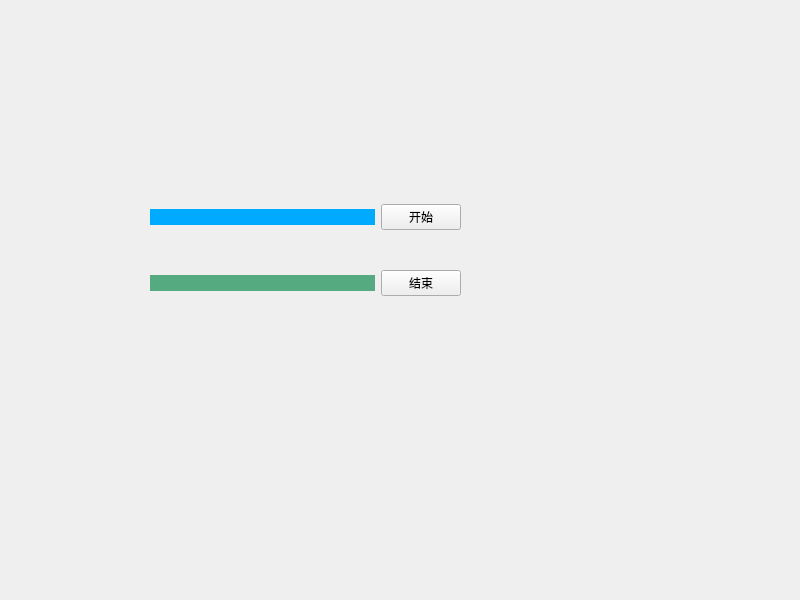
<?xml version="1.0" encoding="UTF-8"?>
<ui version="4.0">
 <class>Widget</class>
 <widget class="QWidget" name="Widget">
  <property name="geometry">
   <rect>
    <x>0</x>
    <y>0</y>
    <width>800</width>
    <height>600</height>
   </rect>
  </property>
  <property name="windowTitle">
   <string>Widget</string>
  </property>
  <widget class="QWidget" name="">
   <property name="geometry">
    <rect>
     <x>150</x>
     <y>170</y>
     <width>311</width>
     <height>161</height>
    </rect>
   </property>
   <layout class="QVBoxLayout" name="verticalLayout">
    <item>
     <layout class="QHBoxLayout" name="horizontalLayout">
      <item>
       <widget class="QLineEdit" name="lineEdit">
        <property name="styleSheet">
         <string notr="true">background-color: rgb(0, 170, 255);</string>
        </property>
        <property name="frame">
         <bool>false</bool>
        </property>
        <property name="readOnly">
         <bool>true</bool>
        </property>
       </widget>
      </item>
      <item>
       <widget class="QPushButton" name="btn_begin">
        <property name="text">
         <string>开始</string>
        </property>
       </widget>
      </item>
     </layout>
    </item>
    <item>
     <layout class="QHBoxLayout" name="horizontalLayout_2">
      <item>
       <widget class="QLineEdit" name="lineEdit_2">
        <property name="styleSheet">
         <string notr="true">background-color: rgb(85, 170, 127);</string>
        </property>
        <property name="frame">
         <bool>false</bool>
        </property>
        <property name="readOnly">
         <bool>true</bool>
        </property>
       </widget>
      </item>
      <item>
       <widget class="QPushButton" name="btn_end">
        <property name="text">
         <string>结束</string>
        </property>
       </widget>
      </item>
     </layout>
    </item>
   </layout>
  </widget>
 </widget>
 <resources/>
 <connections/>
</ui>
